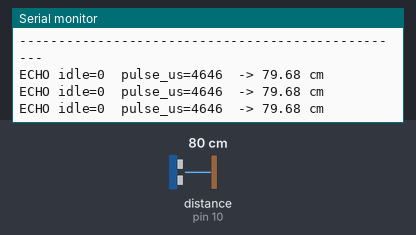
A sketch run on a simulated Arduino Uno, built with avr-gcc and run on an emulated ATmega328P. Parts: the last lines printed to the serial monitor. Wiring (inferred from the names in the program): ultrasonic range finder: trigger pin 9; echo pin 10. The test bench sets the inputs (shaded band); at power-on: distance to the obstacle (sensor on pin 10) 80 cm. The echo pulse lasts 58.3 µs per cm.

Above: at 2.2 s.
2.3 s: distance to the obstacle (sensor on pin 10) set to 2 cm
At 2.9 s:
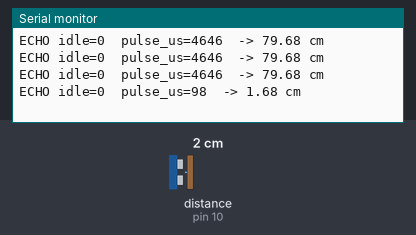
3.8 s: distance to the obstacle (sensor on pin 10) set to 4 cm
At 4.4 s:
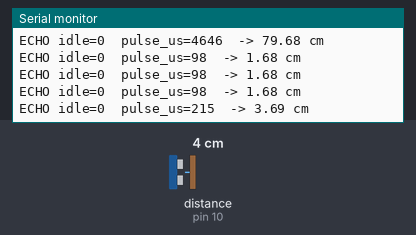
Timing chart, 0 to 6.8 s (numbered marks = the images above; inputs shaded):
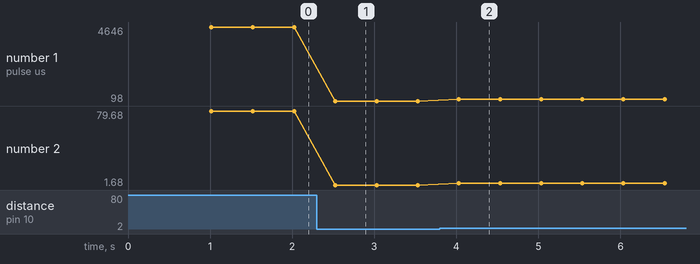

The sketch:

ultrasonic_diagnostic.ino
```cpp
/*
 * HC-SR04 Diagnostic
 *
 * Use this when ultrasonic_test.ino prints "Sensor timeout / out of range".
 *
 * Wiring:
 *   HC-SR04 VCC  -> Arduino 5V
 *   HC-SR04 GND  -> Arduino GND
 *   HC-SR04 TRIG -> D9
 *   HC-SR04 ECHO -> D10
 *
 * Serial Monitor: 115200 baud.
 *
 * What the output means:
 *   ECHO idle = 0, pulse_us > 0  -> sensor is working
 *   ECHO idle = 0, pulse_us = 0  -> no echo: wiring, power, trigger, or sensor
 *   ECHO idle = 1, pulse_us = 0  -> ECHO line stuck high / shorted / wrong pin
 */

#define TRIG_PIN 9
#define ECHO_PIN 10

void setup() {
  Serial.begin(115200);
  pinMode(TRIG_PIN, OUTPUT);
  pinMode(ECHO_PIN, INPUT);

  digitalWrite(TRIG_PIN, LOW);

  Serial.println(F("HC-SR04 diagnostic"));
  Serial.println(F("TRIG=D9  ECHO=D10  VCC=5V  GND=GND"));
  Serial.println(F("Point the sensor at a flat box/wall 10-30 cm away."));
  Serial.println(F("--------------------------------------------------"));
  delay(1000);
}

void loop() {
  int echoIdle = digitalRead(ECHO_PIN);

  digitalWrite(TRIG_PIN, LOW);
  delayMicroseconds(2);
  digitalWrite(TRIG_PIN, HIGH);
  delayMicroseconds(10);
  digitalWrite(TRIG_PIN, LOW);

  unsigned long duration = pulseIn(ECHO_PIN, HIGH, 30000UL);

  Serial.print(F("ECHO idle="));
  Serial.print(echoIdle);
  Serial.print(F("  pulse_us="));
  Serial.print(duration);

  if (duration == 0) {
    Serial.println(F("  -> NO ECHO"));
  } else {
    float cm = (duration * 0.0343) / 2.0;
    Serial.print(F("  -> "));
    Serial.print(cm);
    Serial.println(F(" cm"));
  }

  delay(500);
}
```

Measured:
- after the input at 2.3 s, the serial monitor: prints a new line after 0.23 s (image 1)
- after the input at 3.8 s, the serial monitor: prints a new line after 0.23 s (image 2)
- plotted number 1: 4646 → 98 after the input at 2.3 s, 98 → 215 after the input at 3.8 s
- plotted number 2: 79.68 → 1.68 after the input at 2.3 s, 1.68 → 3.69 after the input at 3.8 s
